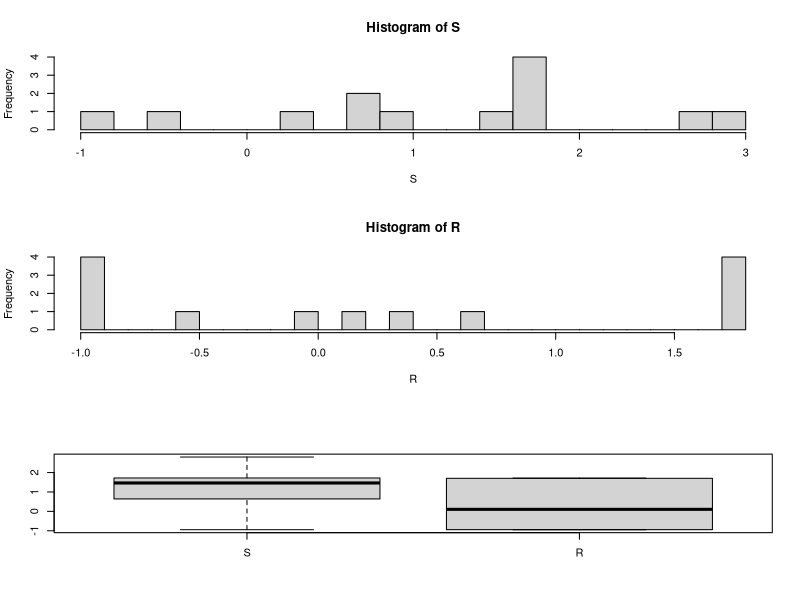

Write R code to recreate this figure.
setwd("/Users/karljarvis/Documents/_NAU/Classes/G2E/Community Phylogenetics/R")
data <- read.csv("myco_sr.csv")
is.data.frame(data)
attach(data)
S
R
par(mfrow=c(3,1))
hist(S, 20)
hist(R, 20)


boxplot(data)
wilcox.test(S,R, alternative = "greater")

wilcox.test(S,0,alternative = 'greater')